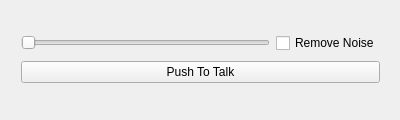
<?xml version="1.0" encoding="UTF-8"?>
<ui version="4.0">
 <class>AudioRecorder</class>
 <widget class="QMainWindow" name="AudioRecorder">
  <property name="geometry">
   <rect>
    <x>0</x>
    <y>0</y>
    <width>400</width>
    <height>120</height>
   </rect>
  </property>
  <property name="windowTitle">
   <string>AudioRecorder</string>
  </property>
  <widget class="QWidget" name="centralWidget">
   <widget class="QWidget" name="layoutWidget">
    <property name="geometry">
     <rect>
      <x>10</x>
      <y>20</y>
      <width>381</width>
      <height>77</height>
     </rect>
    </property>
    <layout class="QVBoxLayout" name="verticalLayout">
     <item>
      <layout class="QHBoxLayout" name="horizontalLayout">
       <item>
        <widget class="QSlider" name="horizontalSlider">
         <property name="sizePolicy">
          <sizepolicy hsizetype="Expanding" vsizetype="Fixed">
           <horstretch>0</horstretch>
           <verstretch>0</verstretch>
          </sizepolicy>
         </property>
         <property name="orientation">
          <enum>Qt::Horizontal</enum>
         </property>
        </widget>
       </item>
       <item>
        <widget class="QCheckBox" name="chkRemoveNoise">
         <property name="sizePolicy">
          <sizepolicy hsizetype="Fixed" vsizetype="Fixed">
           <horstretch>0</horstretch>
           <verstretch>0</verstretch>
          </sizepolicy>
         </property>
         <property name="text">
          <string>Remove Noise</string>
         </property>
        </widget>
       </item>
      </layout>
     </item>
     <item>
      <widget class="QPushButton" name="pBPushToTalk">
       <property name="text">
        <string>Push To Talk</string>
       </property>
      </widget>
     </item>
    </layout>
   </widget>
  </widget>
 </widget>
 <layoutdefault spacing="6" margin="11"/>
 <resources/>
 <connections/>
</ui>
